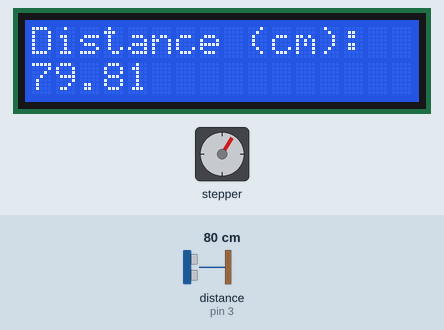
This sketch was run on a simulated Arduino Uno, built with avr-gcc and run on an emulated ATmega328P. Shown: 16×2 character LCD, stepper motor. Wiring (inferred from the names in the program): ultrasonic range finder: trigger pin 5; echo pin 3. The inputs (shaded band) are chosen by the test bench; at power-on: distance to the obstacle (sensor on pin 3) 80 cm. The echo pulse lasts 58.3 µs per cm; stepper angles assume 2048 steps per turn; what the sketch prints to the serial monitor is not drawn.

Above: at 2.2 s.
2.3 s: distance to the obstacle (sensor on pin 3) set to 2 cm
At 3.94 s:
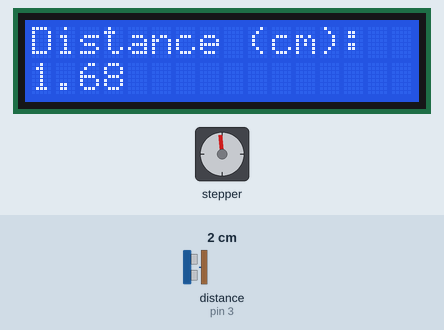
4.0 s: distance to the obstacle (sensor on pin 3) set to 9 cm
At 4.64 s:
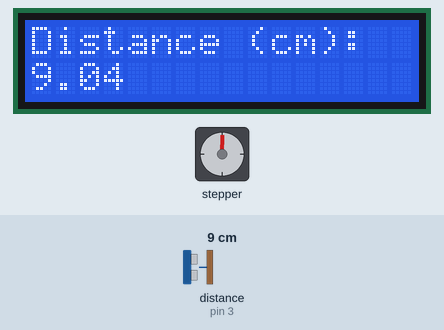
7.0 s: distance to the obstacle (sensor on pin 3) set to 18 cm
At 8.1 s:
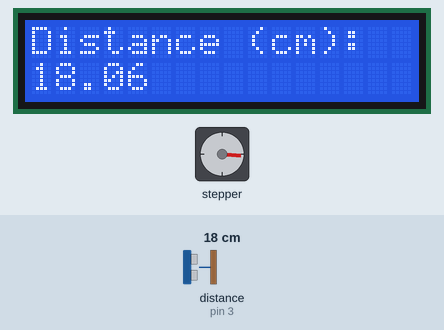
15.5 s: distance to the obstacle (sensor on pin 3) set to 120 cm
At 16.4 s:
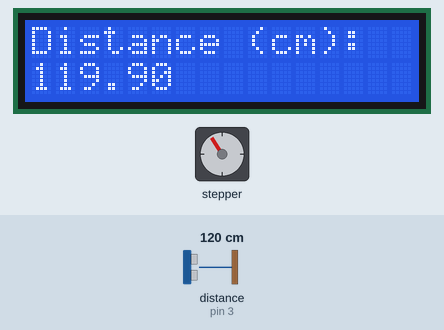
Timing chart, 0 to 18.6 s (numbered marks = the images above; inputs shaded):
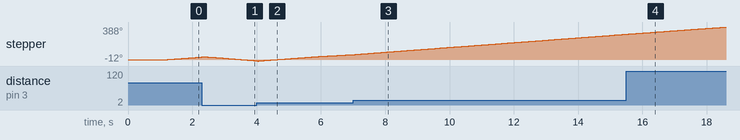

The sketch:

751_Project_1.ino
```cpp
//www.elegoo.com
//2016.12.08
#include <LiquidCrystal.h>
#include "SR04.h"
#include <PID_v1.h>
#define TRIG_PIN 5
#define ECHO_PIN 3

#include "Stepper.h"
#define STEPS  32

Stepper small_stepper(STEPS, 2, 6, 4, 9);
LiquidCrystal lcd(7, 8, 13, 10, 11, 12);

SR04 sr04 = SR04(ECHO_PIN,TRIG_PIN);
float a, b, c, duration, d, theta, s;

double Setpoint, Input, Output;
double Kp=0, Ki=10, Kd=0;
PID myPID(&Input, &Output, &Setpoint, Kp, Ki, Kd, DIRECT);

void setup() {
  Serial.begin(9600);
  delay(1000);

  lcd.begin(16, 2);
  lcd.setCursor(0,0);
  lcd.print("Distance (cm):");

  pinMode(TRIG_PIN, OUTPUT);
  pinMode(ECHO_PIN, INPUT);

  Setpoint=5.5;
  myPID.SetMode(AUTOMATIC);
  small_stepper.setSpeed(200);

}

void loop()
{
  //CALCULATE DISTANCE
  digitalWrite(TRIG_PIN, LOW);
  delayMicroseconds(5);
  digitalWrite(TRIG_PIN, HIGH);
  delayMicroseconds(10);
  digitalWrite(TRIG_PIN, LOW);
  pinMode(ECHO_PIN, INPUT);
  duration = pulseIn(ECHO_PIN, HIGH);
  d = (duration/2) / 29.1;


   lcd.setCursor(0, 1);
   lcd.print(d);
   lcd.print(" ");

  Input=d;
  myPID.Compute();
  a=map((Output),0,255,0,256);

  if(d>Setpoint)
  {
    c=a+5;
    s=100*(d-Setpoint);
    delay(10);
  }

  else if(d<Setpoint)
  {
    c=-1*a;
    s=100*(Setpoint-d);
    delay(10);
  }

//  else if(d=Setpoint)
//  {
//    c=0;
//    s=0;
//  }


  Serial.print("Distance:");
  Serial.print(d);
  Serial.print(",");
  Serial.print("Setpoint:");
  Serial.println(Setpoint);

  small_stepper.setSpeed(s);
  small_stepper.step(c);
//


  delay(0);

}


//theta=acos((21-d)/18);
//  b=-256*(theta)/90;
//
//  if (Output<-255)
//  {
//   //a=a+5;
//   small_stepper.step(0);
//   delay(100);
//  }

//  if (Output>45)
//  {
//   a=a-5;
//   small_stepper.step(a);
//   delay(100);
//  }
```

Measured:
- after the input at 2.3 s, the display: first changes after 0.05 s (image 1 shows a later state)
- after the input at 15.5 s, the display: first changes after 0.05 s (image 4 shows a later state)
